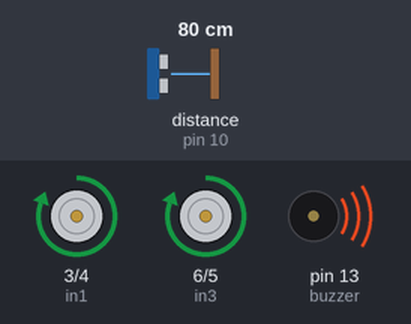
This sketch was run on a simulated Arduino Uno, built with avr-gcc and run on an emulated ATmega328P. Parts: motor-driver pin pairs drawn as motors (green arrow = first pin HIGH = forward, orange = second pin HIGH = backward, longer = more drive, scaled by the enable pin), buzzer (waves = sounding, pin HIGH). Wiring (inferred from the names in the program): ultrasonic range finder: trigger pin 11; echo pin 10. Inputs (shaded band) come from the test bench; at power-on: distance to the obstacle (sensor on pin 10) 80 cm. The echo pulse lasts 58.3 µs per cm; pins used as bus, display or sensor lines are not drawn.

Above: at 1.2 s.
1.3 s: distance to the obstacle (sensor on pin 10) set to 94 cm
2.8 s: distance to the obstacle (sensor on pin 10) set to 105 cm
At 3.7 s:
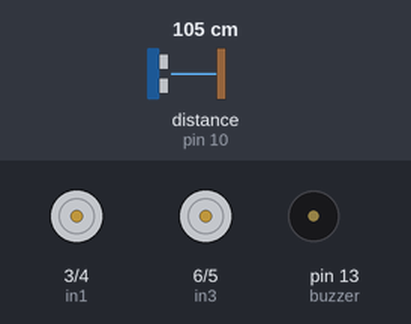
4.3 s: distance to the obstacle (sensor on pin 10) set to 2 cm
At 5.5 s:
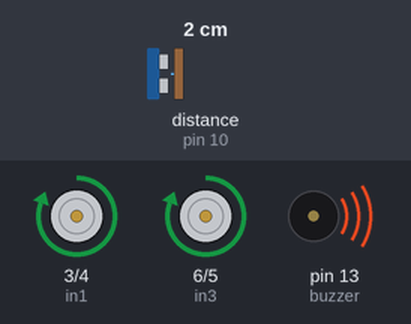
5.8 s: distance to the obstacle (sensor on pin 10) set to 120 cm
At 7.0 s:
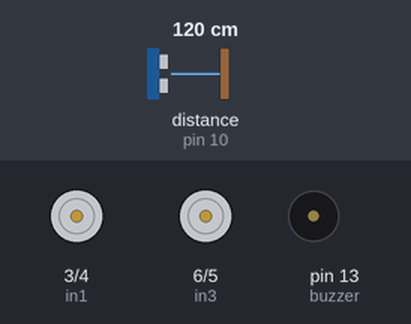
Timing chart, 0 to 8.3 s (numbered marks = the images above; inputs shaded):
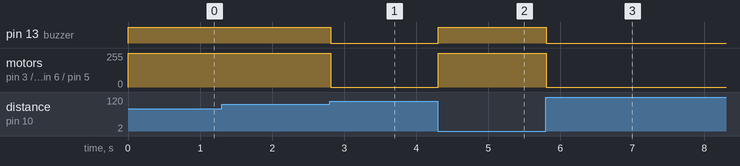

The sketch:

task1_robot.ino
```cpp
int en1=2;
int en2=7;
int in1=3;
int in2=4;
int in3=6;
int in4=5;
int dist;
int echo =10;
int trig=11;
int duration;
int buzzer=13;
void setup()
{
  pinMode(buzzer,OUTPUT);
  pinMode(in1,OUTPUT);

  pinMode(in2,OUTPUT);
  pinMode(en1,OUTPUT);

  pinMode(in3,OUTPUT);
  pinMode(in4,OUTPUT);
  pinMode(en2,OUTPUT);

  pinMode(trig,OUTPUT);
  pinMode(echo,INPUT);

  pinMode(trig,OUTPUT);
  Serial.begin(9600);
}

void loop()
{
  digitalWrite(trig,LOW);
  delayMicroseconds(2);

  digitalWrite(trig,HIGH);
  delayMicroseconds(10);
  digitalWrite(trig,LOW);

  duration=pulseIn(echo,HIGH);
  dist=0.01723*duration;

   if (dist<100){
     digitalWrite(buzzer,HIGH);
     digitalWrite(en1,HIGH);
     digitalWrite(in1,HIGH);
     digitalWrite(in2,LOW);

     digitalWrite(en2,HIGH);
     digitalWrite(in3,HIGH);
     digitalWrite(in4,LOW);

  }

  else{
      digitalWrite(buzzer,LOW);
     digitalWrite(en1,LOW);
     digitalWrite(in1,LOW);
     digitalWrite(in2,LOW);

     digitalWrite(en2,LOW);
     digitalWrite(in3,LOW);
     digitalWrite(in4,LOW);


  }
   }
```

Measured:
- the behaviour switches between 99 and 100 cm on distance to the obstacle (sensor on pin 10) (found by bisection; images 0 and 1)
- after the input at 1.3 s, every drawn part: stays the same
- after the input at 2.8 s, pin 13 (buzzer): HIGH → LOW at once; motor on pin 3 (in1) / pin 4 (in2), motor on pin 6 (in3) / pin 5 (in4): forward 255/255 → stopped at once
- after the input at 4.3 s, pin 13 (buzzer): LOW → HIGH at once; motor on pin 3 (in1) / pin 4 (in2), motor on pin 6 (in3) / pin 5 (in4): stopped → forward 255/255 at once
- after the input at 5.8 s, pin 13 (buzzer): HIGH → LOW at once; motor on pin 3 (in1) / pin 4 (in2), motor on pin 6 (in3) / pin 5 (in4): forward 255/255 → stopped at once
